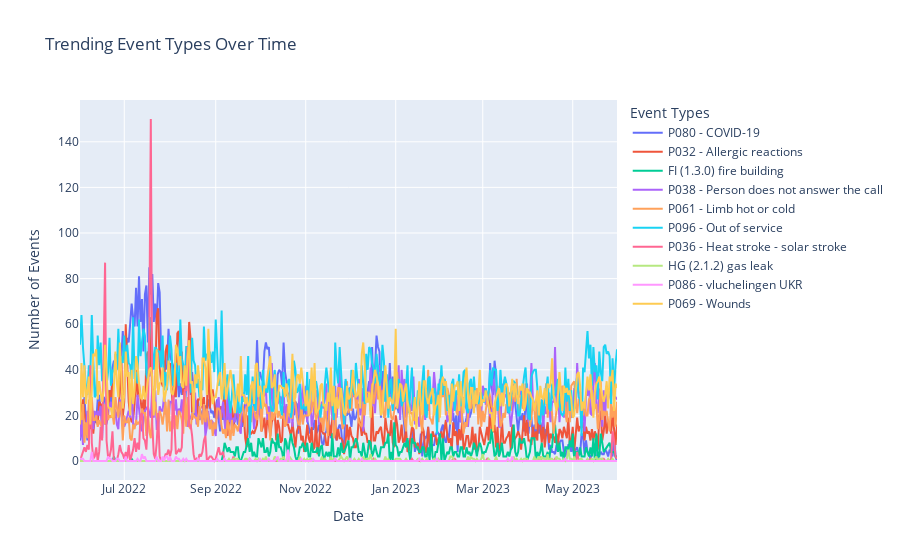

Notebook code cell kept with this figure:
### Code cell
import pandas as pd
import numpy as np
import plotly.graph_objs as go
from plotly.subplots import make_subplots

# Assuming you have a DataFrame called 'interventions_dataset' containing the data

# Convert 'T0' to datetime object using the correct format
interventions_dataset['t0'] = pd.to_datetime(interventions_dataset['t0'], format='%Y-%m-%d %H:%M:%S.%f')

# Group by date and event type, and count occurrences
grouped = interventions_dataset.groupby([interventions_dataset['t0'].dt.date, 'eventtype_trip']).size().unstack().fillna(0)

# Calculate the correlation between each event type's daily occurrence count and time
correlations = grouped.apply(lambda x: x.corr(pd.Series(range(len(x)), index=x.index)), axis=0)

# Sort event types based on their correlation values
sorted_event_types = correlations.abs().sort_values(ascending=False).index

# Select the top 5 event types with the strongest correlation (positive or negative) with time
top_10_event_types = sorted_event_types[:10]

# Filter the grouped data for the selected event types
filtered_grouped = grouped[top_10_event_types]

# Create a line plot for each event type separately
fig = make_subplots(rows=1, cols=1)

for event_type in filtered_grouped.columns:
    fig.add_trace(go.Scatter(x=filtered_grouped.index, y=filtered_grouped[event_type], mode='lines', name=event_type))

# Update layout
fig.update_layout(
    title='Trending Event Types Over Time',
    xaxis_title='Date',
    yaxis_title='Number of Events',
    legend_title='Event Types'
)

# Show the figure
fig.show()

### Figure 1 — Plotly figure (JSON) as saved in the notebook; plotly's stock layout.template omitted (floating-point values rounded to 4 significant figures; data arrays with more than 128 entries replaced by an {"elided": "..."} marker saying what was removed)
{"data": [{"mode": "lines", "name": "P080 - COVID-19", "type": "scatter", "x": {"elided": "365 str values"}, "y": {"elided": "365 int values"}}, {"mode": "lines", "name": "P032 - Allergic reactions", "type": "scatter", "x": {"elided": "365 str values"}, "y": {"elided": "365 int values"}}, {"mode": "lines", "name": "FI (1.3.0) fire building", "type": "scatter", "x": {"elided": "365 str values"}, "y": {"elided": "365 int values"}}, {"mode": "lines", "name": "P038 - Person does not answer the call", "type": "scatter", "x": {"elided": "365 str values"}, "y": {"elided": "365 int values"}}, {"mode": "lines", "name": "P061 - Limb hot or cold", "type": "scatter", "x": {"elided": "365 str values"}, "y": {"elided": "365 int values"}}, {"mode": "lines", "name": "P096 - Out of service", "type": "scatter", "x": {"elided": "365 str values"}, "y": {"elided": "365 int values"}}, {"mode": "lines", "name": "P036 - Heat stroke - solar stroke", "type": "scatter", "x": {"elided": "365 str values"}, "y": {"elided": "365 int values"}}, {"mode": "lines", "name": "HG (2.1.2) gas leak", "type": "scatter", "x": {"elided": "365 str values"}, "y": {"elided": "365 int values"}}, {"mode": "lines", "name": "P086 - vluchelingen UKR", "type": "scatter", "x": {"elided": "365 str values"}, "y": {"elided": "365 int values"}}, {"mode": "lines", "name": "P069 - Wounds", "type": "scatter", "x": {"elided": "365 str values"}, "y": {"elided": "365 int values"}}], "layout": {"legend": {"title": {"text": "Event Types"}}, "title": {"text": "Trending Event Types Over Time"}, "xaxis": {"anchor": "y", "domain": [0, 1], "title": {"text": "Date"}}, "yaxis": {"anchor": "x", "domain": [0, 1], "title": {"text": "Number of Events"}}}}
